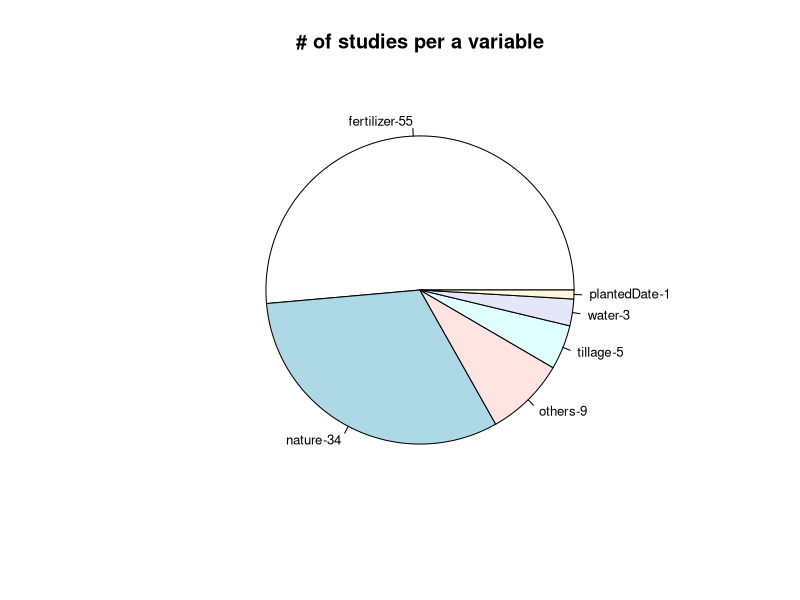
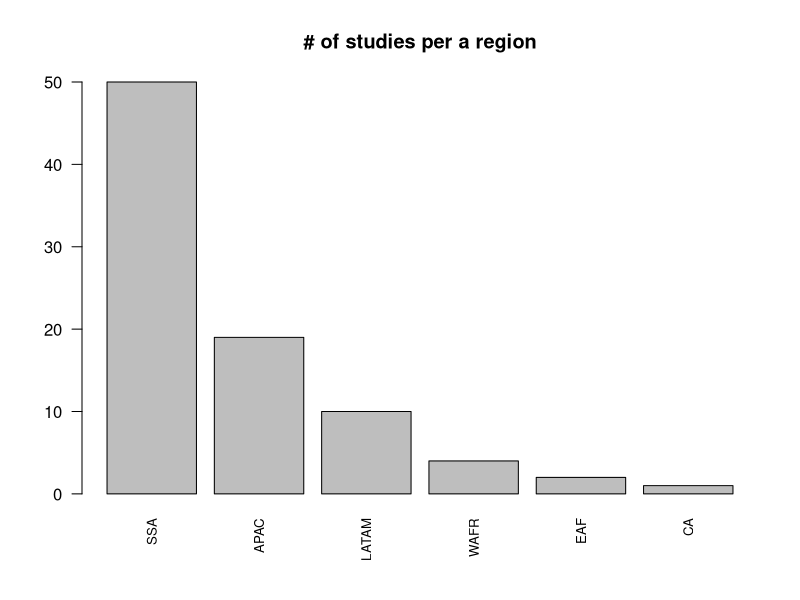

Here is the R script that generated these plots, in order: (Note: this script raises an error after producing the figures.)
## ---- chunk 1
literatureReview <- read.csv("files/literatureReview.csv")
#Assigning IDs to every study to group them afterwards as the STUDYID col is not an unique identifier
LR <- transform(literatureReview,id=as.numeric(factor(title)))
## ---- chunk 2
#Grouping the studies previously segmented either nature or nutrite based on subjective evaluation i.e. all studies that have the keyword 'overcrop' were assigned to the category 'nature'
nurture <- c(1,3,4,12,13,14,15,17,18,19,20,21,22,23,24,25,26,28,29,30,31,32,33,34,35,38,39,40,41,42,43,50,51,52,53,56,57,59,61,62,63,65,66,67,68,74,75,76,77,78,79,80,81,82,83,84,85,86,87,88,91,93,94,95,96,97,98,99,100,102,103,104,106)
#Removing duplicated entries
LRUnique <- unique(LR[c('id','title','region')])
LRUnique <- cbind(LRUnique, articleType=ifelse(LRUnique$id %in% nurture, "nurture", "nature"))
LRUnique <- cbind(LRUnique, articleTypeDetailed=ifelse(LRUnique$articleType=="nature","nature",ifelse(grepl('water|dry|hydraulic', ignore.case = TRUE, LRUnique$title), "water",                                                 ifelse(grepl('nutrition|potassium|fertilizer|fertilizing|fertilizers|nitrogen|mineral|fertilization|ash|potassium|land|nutrient|soil', ignore.case = TRUE, LRUnique$title),"fertilizer",
ifelse(grepl('tillage|tilled', ignore.case = TRUE, LRUnique$title),"tillage",
ifelse(grepl('date', ignore.case = TRUE, LRUnique$title),"plantedDate","others"))))))
str(LRUnique)
## ---- chunk 3
#Creating a frequency table which shows the number of studies per a variable
LRFreq <- as.data.frame(table(LRUnique$articleTypeDetailed)) 
#Sorting values in a descending order
LROrdered <- LRFreq[order(-LRFreq$Freq),]
#Building a graph which shows the # of studies per a variable (see the list of variables above)
pie(LROrdered$Freq, 
    labels = paste(LROrdered$Var1,"-", LROrdered$Freq, sep=""), 
    main="# of studies per a variable",
    cex=0.8)    
## ---- chunk 4
#Extracting title of the article which has plantedDate
print(LRUnique[LRUnique[, "articleTypeDetailed"] == "plantedDate",])
## ---- chunk 5
#Creating a frequency table which shows the number of studies conducted per a region
LRFreqReg <- as.data.frame(table(LRUnique$region)) 
#Sorting values in a descending order
LROrderedReg <- LRFreqReg[order(-LRFreqReg$Freq),]
#Buidling a graph which shows the # of studies per a region
barplot(LROrderedReg$Freq, main="# of studies per a region", 
        las=2, cex.names=0.8,
        names.arg = c("SSA", "APAC" , "LATAM", "WAFR", 
                      "EAF","CA"))
## ---- chunk 6
#Plotting planting seasons for every region
LRUniqueObservations <- unique(LR[c('id','region','monthPlanted')])
attach(LRUniqueObservations)
temperatureRegion <- data.frame(unclass(table(LRUniqueObservations$region,LRUniqueObservations$monthPlanted)))
temperatureRegion
## ---- chunk 7
#Removing NAs to calculate average.
stratchRemovedNa <- LR[!is.na(LR$percStarch1), ]
stratchRemovedNa <- stratchRemovedNa[!is.na(stratchRemovedNa$region), ]
library(plyr)
#Calculating the mean of starch content by planting date
meanRegion <- ddply(stratchRemovedNa, .(region,monthPlanted), colwise(mean, .(percStarch1)))
#Building the actual graph
plot(percStarch1 ~ monthPlanted,
     las=2, 
     cex.axis=0.6,     
     ylab = "Mean of Starch conent, %",
     xlab= "",
     main = "Starch conent by planting date",
     data = meanRegion)
